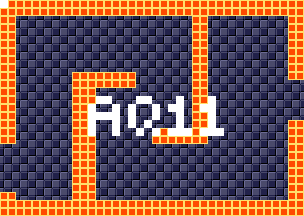

Rendered tile map (Tiled .tmx) drawn with the repository's tilesets; below, a short description and the map source with its tile grids summarised:
An orthogonal 38x27 tile map with 8x8 px tiles, 4 tile layers (background, foreground, room numbers, Objects), 15 tilesets.

<map version="1.5" tiledversion="1.7.1" orientation="orthogonal" renderorder="right-down" width="38" height="27" tilewidth="8" tileheight="8" infinite="0" nextlayerid="11" nextobjectid="1">
 <tileset firstgid="1" source="tilesheets/tsKarniMata.tsx" />
 <tileset firstgid="1025" source="tilesheets/tsVoodooWasp.tsx" />
 <tileset firstgid="2049" source="tilesheets/tsBurial.tsx" />
 <tileset firstgid="3073" source="tilesheets/tsBlueTemple.tsx" />
 <tileset firstgid="4097" source="tilesheets/tsGoddess.tsx" />
 <tileset firstgid="5121" source="tilesheets/tsKonark.tsx" />
 <tileset firstgid="6145" name="sEnemies" tilewidth="8" tileheight="8" tilecount="1024" columns="32">
  <image source="../grapx/tilesheets/sObjects.bmp" trans="ff94ff" width="256" height="256" />
 </tileset>
 <tileset firstgid="7169" source="tilesheets/tsIceTemple.tsx" />
 <tileset firstgid="8193" source="tilesheets/tsLavaArea.tsx" />
 <tileset firstgid="9217" source="tilesheets/tsBossArea.tsx" />
 <tileset firstgid="10241" source="tilesheets/tsPegu.tsx" />
 <tileset firstgid="11265" source="tilesheets/sTiwanakuTemple.tsx" />
 <tileset firstgid="12289" source="tilesheets/sIndraTemple.tsx" />
 <tileset firstgid="13313" source="tilesheets/sTeleport.tsx" />
 <tileset firstgid="14337" source="tilesheets/sObjects.tsx" />
 <layer id="2" name="background" width="38" height="27">
  <data>[1026 cells, 1026 non-empty, 2 distinct tile ids]</data>
 </layer>
 <layer id="1" name="foreground" width="38" height="27">
  <data>[1026 cells, 322 non-empty, 1 distinct tile ids]</data>
 </layer>
 <layer id="7" name="room numbers" width="38" height="27">
  <data>[1026 cells, 39 non-empty, 1 distinct tile ids]</data>
 </layer>
 <layer id="10" name="Objects" width="38" height="27">
  <data>[1026 cells, 0 non-empty, 0 distinct tile ids]</data>
 </layer>
</map>
